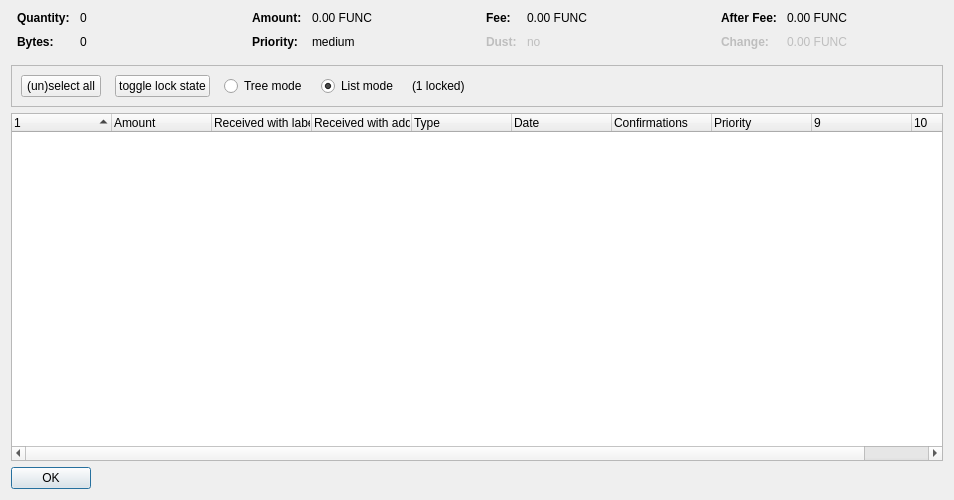
<?xml version="1.0" encoding="UTF-8"?>
<ui version="4.0">
 <class>CoinControlDialog</class>
 <widget class="QDialog" name="CoinControlDialog">
  <property name="geometry">
   <rect>
    <x>0</x>
    <y>0</y>
    <width>954</width>
    <height>500</height>
   </rect>
  </property>
  <property name="windowTitle">
   <string>Coin Selection</string>
  </property>
  <layout class="QVBoxLayout" name="verticalLayout">
   <item>
    <layout class="QHBoxLayout" name="horizontalLayoutTop" stretch="0,0,0,0">
     <property name="topMargin">
      <number>0</number>
     </property>
     <property name="bottomMargin">
      <number>10</number>
     </property>
     <item>
      <layout class="QFormLayout" name="formLayoutCoinControl1">
       <property name="horizontalSpacing">
        <number>10</number>
       </property>
       <property name="verticalSpacing">
        <number>10</number>
       </property>
       <property name="leftMargin">
        <number>6</number>
       </property>
       <property name="rightMargin">
        <number>6</number>
       </property>
       <item row="0" column="0">
        <widget class="QLabel" name="labelCoinControlQuantityText">
         <property name="font">
          <font>
           <weight>75</weight>
           <bold>true</bold>
          </font>
         </property>
         <property name="text">
          <string>Quantity:</string>
         </property>
        </widget>
       </item>
       <item row="0" column="1">
        <widget class="QLabel" name="labelCoinControlQuantity">
         <property name="cursor">
          <cursorShape>IBeamCursor</cursorShape>
         </property>
         <property name="contextMenuPolicy">
          <enum>Qt::ActionsContextMenu</enum>
         </property>
         <property name="text">
          <string notr="true">0</string>
         </property>
         <property name="textInteractionFlags">
          <set>Qt::LinksAccessibleByMouse|Qt::TextSelectableByKeyboard|Qt::TextSelectableByMouse</set>
         </property>
        </widget>
       </item>
       <item row="1" column="0">
        <widget class="QLabel" name="labelCoinControlBytesText">
         <property name="font">
          <font>
           <weight>75</weight>
           <bold>true</bold>
          </font>
         </property>
         <property name="text">
          <string>Bytes:</string>
         </property>
        </widget>
       </item>
       <item row="1" column="1">
        <widget class="QLabel" name="labelCoinControlBytes">
         <property name="cursor">
          <cursorShape>IBeamCursor</cursorShape>
         </property>
         <property name="contextMenuPolicy">
          <enum>Qt::ActionsContextMenu</enum>
         </property>
         <property name="text">
          <string notr="true">0</string>
         </property>
         <property name="textInteractionFlags">
          <set>Qt::LinksAccessibleByMouse|Qt::TextSelectableByKeyboard|Qt::TextSelectableByMouse</set>
         </property>
        </widget>
       </item>
      </layout>
     </item>
     <item>
      <layout class="QFormLayout" name="formLayoutCoinControl2">
       <property name="horizontalSpacing">
        <number>10</number>
       </property>
       <property name="verticalSpacing">
        <number>10</number>
       </property>
       <property name="leftMargin">
        <number>6</number>
       </property>
       <property name="rightMargin">
        <number>6</number>
       </property>
       <item row="0" column="0">
        <widget class="QLabel" name="labelCoinControlAmountText">
         <property name="font">
          <font>
           <weight>75</weight>
           <bold>true</bold>
          </font>
         </property>
         <property name="text">
          <string>Amount:</string>
         </property>
        </widget>
       </item>
       <item row="0" column="1">
        <widget class="QLabel" name="labelCoinControlAmount">
         <property name="cursor">
          <cursorShape>IBeamCursor</cursorShape>
         </property>
         <property name="contextMenuPolicy">
          <enum>Qt::ActionsContextMenu</enum>
         </property>
         <property name="text">
          <string notr="true">0.00 FUNC</string>
         </property>
         <property name="textInteractionFlags">
          <set>Qt::LinksAccessibleByMouse|Qt::TextSelectableByKeyboard|Qt::TextSelectableByMouse</set>
         </property>
        </widget>
       </item>
       <item row="1" column="0">
        <widget class="QLabel" name="labelCoinControlPriorityText">
         <property name="font">
          <font>
           <weight>75</weight>
           <bold>true</bold>
          </font>
         </property>
         <property name="text">
          <string>Priority:</string>
         </property>
        </widget>
       </item>
       <item row="1" column="1">
        <widget class="QLabel" name="labelCoinControlPriority">
         <property name="cursor">
          <cursorShape>IBeamCursor</cursorShape>
         </property>
         <property name="contextMenuPolicy">
          <enum>Qt::ActionsContextMenu</enum>
         </property>
         <property name="text">
          <string>medium</string>
         </property>
         <property name="textInteractionFlags">
          <set>Qt::LinksAccessibleByMouse|Qt::TextSelectableByKeyboard|Qt::TextSelectableByMouse</set>
         </property>
        </widget>
       </item>
      </layout>
     </item>
     <item>
      <layout class="QFormLayout" name="formLayoutCoinControl3">
       <property name="horizontalSpacing">
        <number>10</number>
       </property>
       <property name="verticalSpacing">
        <number>10</number>
       </property>
       <property name="leftMargin">
        <number>6</number>
       </property>
       <property name="rightMargin">
        <number>6</number>
       </property>
       <item row="0" column="0">
        <widget class="QLabel" name="labelCoinControlFeeText">
         <property name="font">
          <font>
           <weight>75</weight>
           <bold>true</bold>
          </font>
         </property>
         <property name="text">
          <string>Fee:</string>
         </property>
        </widget>
       </item>
       <item row="0" column="1">
        <widget class="QLabel" name="labelCoinControlFee">
         <property name="cursor">
          <cursorShape>IBeamCursor</cursorShape>
         </property>
         <property name="contextMenuPolicy">
          <enum>Qt::ActionsContextMenu</enum>
         </property>
         <property name="text">
          <string notr="true">0.00 FUNC</string>
         </property>
         <property name="textInteractionFlags">
          <set>Qt::LinksAccessibleByMouse|Qt::TextSelectableByKeyboard|Qt::TextSelectableByMouse</set>
         </property>
        </widget>
       </item>
       <item row="1" column="0">
        <widget class="QLabel" name="labelCoinControlLowOutputText">
         <property name="enabled">
          <bool>false</bool>
         </property>
         <property name="font">
          <font>
           <weight>75</weight>
           <bold>true</bold>
          </font>
         </property>
         <property name="text">
          <string>Dust:</string>
         </property>
        </widget>
       </item>
       <item row="1" column="1">
        <widget class="QLabel" name="labelCoinControlLowOutput">
         <property name="enabled">
          <bool>false</bool>
         </property>
         <property name="cursor">
          <cursorShape>IBeamCursor</cursorShape>
         </property>
         <property name="contextMenuPolicy">
          <enum>Qt::ActionsContextMenu</enum>
         </property>
         <property name="text">
          <string>no</string>
         </property>
         <property name="textInteractionFlags">
          <set>Qt::LinksAccessibleByMouse|Qt::TextSelectableByKeyboard|Qt::TextSelectableByMouse</set>
         </property>
        </widget>
       </item>
      </layout>
     </item>
     <item>
      <layout class="QFormLayout" name="formLayoutCoinControl4">
       <property name="horizontalSpacing">
        <number>10</number>
       </property>
       <property name="verticalSpacing">
        <number>10</number>
       </property>
       <property name="leftMargin">
        <number>6</number>
       </property>
       <property name="rightMargin">
        <number>6</number>
       </property>
       <item row="0" column="0">
        <widget class="QLabel" name="labelCoinControlAfterFeeText">
         <property name="font">
          <font>
           <weight>75</weight>
           <bold>true</bold>
          </font>
         </property>
         <property name="text">
          <string>After Fee:</string>
         </property>
        </widget>
       </item>
       <item row="0" column="1">
        <widget class="QLabel" name="labelCoinControlAfterFee">
         <property name="cursor">
          <cursorShape>IBeamCursor</cursorShape>
         </property>
         <property name="contextMenuPolicy">
          <enum>Qt::ActionsContextMenu</enum>
         </property>
         <property name="text">
          <string notr="true">0.00 FUNC</string>
         </property>
         <property name="textInteractionFlags">
          <set>Qt::LinksAccessibleByMouse|Qt::TextSelectableByKeyboard|Qt::TextSelectableByMouse</set>
         </property>
        </widget>
       </item>
       <item row="1" column="0">
        <widget class="QLabel" name="labelCoinControlChangeText">
         <property name="enabled">
          <bool>false</bool>
         </property>
         <property name="font">
          <font>
           <weight>75</weight>
           <bold>true</bold>
          </font>
         </property>
         <property name="text">
          <string>Change:</string>
         </property>
        </widget>
       </item>
       <item row="1" column="1">
        <widget class="QLabel" name="labelCoinControlChange">
         <property name="enabled">
          <bool>false</bool>
         </property>
         <property name="cursor">
          <cursorShape>IBeamCursor</cursorShape>
         </property>
         <property name="contextMenuPolicy">
          <enum>Qt::ActionsContextMenu</enum>
         </property>
         <property name="text">
          <string notr="true">0.00 FUNC</string>
         </property>
         <property name="textInteractionFlags">
          <set>Qt::LinksAccessibleByMouse|Qt::TextSelectableByKeyboard|Qt::TextSelectableByMouse</set>
         </property>
        </widget>
       </item>
      </layout>
     </item>
    </layout>
   </item>
   <item>
    <widget class="QFrame" name="frame">
     <property name="minimumSize">
      <size>
       <width>0</width>
       <height>40</height>
      </size>
     </property>
     <property name="frameShape">
      <enum>QFrame::StyledPanel</enum>
     </property>
     <property name="frameShadow">
      <enum>QFrame::Sunken</enum>
     </property>
     <layout class="QHBoxLayout" name="horizontalLayout">
      <item>
       <layout class="QHBoxLayout" name="horizontalLayoutPanel" stretch="0,0,0,0,0,0">
        <property name="spacing">
         <number>14</number>
        </property>
        <item>
         <widget class="QPushButton" name="pushButtonSelectAll">
          <property name="sizePolicy">
           <sizepolicy hsizetype="Maximum" vsizetype="Fixed">
            <horstretch>0</horstretch>
            <verstretch>0</verstretch>
           </sizepolicy>
          </property>
          <property name="text">
           <string>(un)select all</string>
          </property>
          <property name="autoDefault">
           <bool>false</bool>
          </property>
         </widget>
        </item>
        <item>
         <widget class="QPushButton" name="pushButtonToggleLock">
          <property name="sizePolicy">
           <sizepolicy hsizetype="Maximum" vsizetype="Fixed">
            <horstretch>0</horstretch>
            <verstretch>0</verstretch>
           </sizepolicy>
          </property>
          <property name="text">
           <string>toggle lock state</string>
          </property>
          <property name="autoDefault">
           <bool>false</bool>
          </property>
         </widget>
        </item>
        <item>
         <widget class="QRadioButton" name="radioTreeMode">
          <property name="sizePolicy">
           <sizepolicy hsizetype="Maximum" vsizetype="Fixed">
            <horstretch>0</horstretch>
            <verstretch>0</verstretch>
           </sizepolicy>
          </property>
          <property name="text">
           <string>Tree mode</string>
          </property>
         </widget>
        </item>
        <item>
         <widget class="QRadioButton" name="radioListMode">
          <property name="sizePolicy">
           <sizepolicy hsizetype="Maximum" vsizetype="Fixed">
            <horstretch>0</horstretch>
            <verstretch>0</verstretch>
           </sizepolicy>
          </property>
          <property name="text">
           <string>List mode</string>
          </property>
          <property name="checked">
           <bool>true</bool>
          </property>
         </widget>
        </item>
        <item>
         <widget class="QLabel" name="labelLocked">
          <property name="text">
           <string>(1 locked)</string>
          </property>
         </widget>
        </item>
        <item>
         <spacer name="horizontalSpacer">
          <property name="orientation">
           <enum>Qt::Horizontal</enum>
          </property>
          <property name="sizeHint" stdset="0">
           <size>
            <width>40</width>
            <height>20</height>
           </size>
          </property>
         </spacer>
        </item>
       </layout>
      </item>
     </layout>
    </widget>
   </item>
   <item>
    <widget class="CoinControlTreeWidget" name="treeWidget">
     <property name="contextMenuPolicy">
      <enum>Qt::CustomContextMenu</enum>
     </property>
     <property name="sortingEnabled">
      <bool>false</bool>
     </property>
     <property name="columnCount">
      <number>10</number>
     </property>
     <attribute name="headerShowSortIndicator" stdset="0">
      <bool>true</bool>
     </attribute>
     <attribute name="headerStretchLastSection">
      <bool>false</bool>
     </attribute>
     <column>
      <property name="text">
       <string/>
      </property>
     </column>
     <column>
      <property name="text">
       <string>Amount</string>
      </property>
     </column>
     <column>
      <property name="text">
       <string>Received with label</string>
      </property>
     </column>
     <column>
      <property name="text">
       <string>Received with address</string>
      </property>
     </column>
     <column>
      <property name="text">
       <string>Type</string>
      </property>
     </column>
     <column>
      <property name="text">
       <string>Date</string>
      </property>
     </column>
     <column>
      <property name="text">
       <string>Confirmations</string>
      </property>
      <property name="toolTip">
       <string>Confirmed</string>
      </property>
     </column>
     <column>
      <property name="text">
       <string>Priority</string>
      </property>
     </column>
     <column>
      <property name="text">
       <string/>
      </property>
     </column>
     <column>
      <property name="text">
       <string/>
      </property>
     </column>
    </widget>
   </item>
   <item>
    <widget class="QDialogButtonBox" name="buttonBox">
     <property name="sizePolicy">
      <sizepolicy hsizetype="Maximum" vsizetype="Fixed">
       <horstretch>0</horstretch>
       <verstretch>0</verstretch>
      </sizepolicy>
     </property>
     <property name="orientation">
      <enum>Qt::Horizontal</enum>
     </property>
     <property name="standardButtons">
      <set>QDialogButtonBox::Ok</set>
     </property>
    </widget>
   </item>
  </layout>
 </widget>
 <customwidgets>
  <customwidget>
   <class>CoinControlTreeWidget</class>
   <extends>QTreeWidget</extends>
   <header>coincontroltreewidget.h</header>
  </customwidget>
 </customwidgets>
 <resources/>
 <connections/>
</ui>
